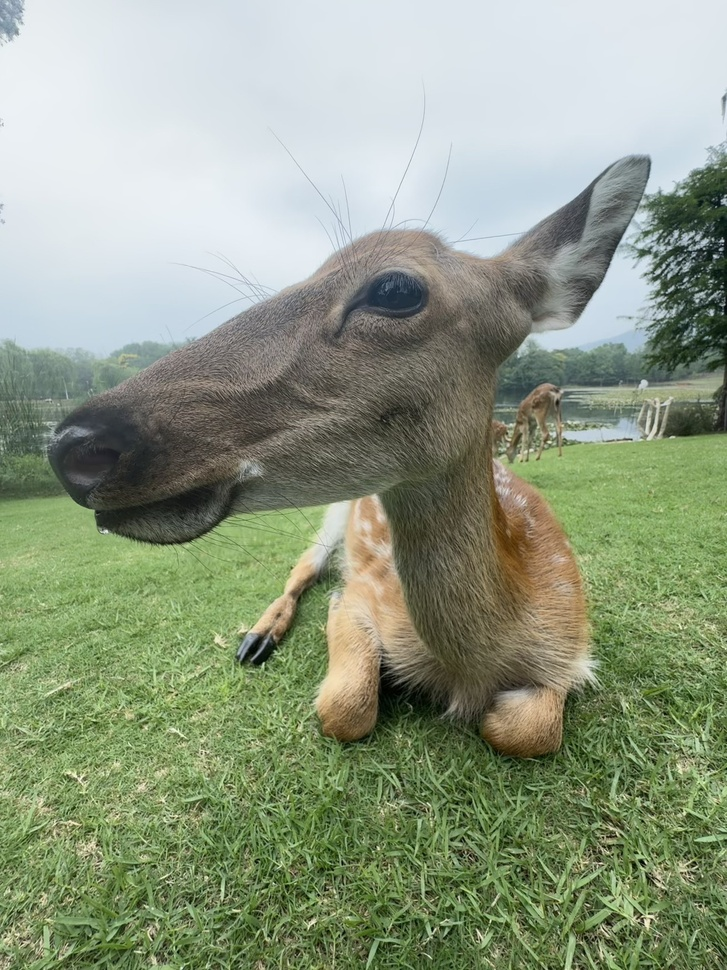
#> input picture test_images/H.jpg, 727 x 970 px, shrunk from 1308 x 1744 before the run
$ python test_watermark_fix.py
#> lines starting #> are read from the running program, lines starting #| are printed output that depends on the picture
#!/usr/bin/env python3
"""
测试修复后的水印处理器
"""

import sys
import os
from pathlib import Path
from PIL import Image, ImageDraw, ImageFont

# 添加项目根目录到路径
sys.path.insert(0, str(Path(__file__).parent))

def create_fixed_text_watermark(text: str, font_size: int = 36, color=(0, 0, 0, 128)):
    """
    修复版本的文本水印创建函数
    """
    print(f"🎨 创建水印: '{text}', 字体大小: {font_size}px")

    # 尝试加载系统字体
    font_paths = [
        "/System/Library/Fonts/Helvetica.ttc",  # macOS
        "/System/Library/Fonts/Arial.ttf",      # macOS
        "/usr/share/fonts/truetype/dejavu/DejaVuSans.ttf",  # Linux
        "C:/Windows/Fonts/arial.ttf"            # Windows
    ]

    font = None
    for font_path in font_paths:
        if os.path.exists(font_path):
            try:
                font = ImageFont.truetype(font_path, font_size)
                print(f"✅ 成功加载字体: {font_path}")
                break
            except Exception as e:
                print(f"❌ 字体加载失败 {font_path}: {e}")
                continue

    if not font:
        print("⚠️ 所有系统字体加载失败，使用默认字体")
        font = ImageFont.load_default()

    # 创建临时图像来测量文本尺寸
    temp_img = Image.new('RGBA', (1, 1))
    temp_draw = ImageDraw.Draw(temp_img)

    # 计算文本边界框
    bbox = temp_draw.textbbox((0, 0), text, font=font)
    text_width = bbox[2] - bbox[0]
    text_height = bbox[3] - bbox[1]

    print(f"📐 文本尺寸: {text_width} x {text_height}")

    # 创建水印图像
    padding = 10
    watermark_width = text_width + padding * 2
    watermark_height = text_height + padding * 2
    watermark = Image.new('RGBA', (watermark_width, watermark_height), (0, 0, 0, 0))
    draw = ImageDraw.Draw(watermark)

    # 绘制文本
    draw.text((padding, padding), text, font=font, fill=color)

    print(f"✅ 水印创建成功: {watermark.size}")
    return watermark

def test_fixed_watermark():
    """测试修复后的水印功能"""
    print("🚀 测试修复后的水印功能...")

    text = "2025-09-25"
    test_sizes = [16, 44, 72, 111, 200]

    for size in test_sizes:
        print(f"\n📏 测试字体大小: {size}px")

        try:
            watermark = create_fixed_text_watermark(text, size)

            if watermark:
                # 保存测试结果
                output_path = f"test_images/_watermark/fixed_test_{size}px.png"
                watermark.save(output_path)
                print(f"💾 保存到: {output_path}")
            else:
                print("❌ 水印创建失败")

        except Exception as e:
            print(f"❌ 测试失败: {e}")
            import traceback
            traceback.print_exc()
#> this loop made 5 passes
#> pass 1, in test_fixed_watermark, `watermark = create_fixed_text_watermark(text, size)`:
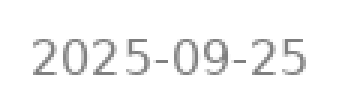
#> watermark: PIL image 113x32 RGBA (shown 3 times larger); mean R, G, B, A 0, 0, 0, 10.2; transparent parts drawn white
#> pass 2, in test_fixed_watermark, `watermark = create_fixed_text_watermark(text, size)`:
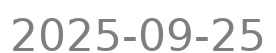
#> watermark: PIL image 276x53 RGBA; mean R, G, B, A 0, 0, 0, 19.8; transparent parts drawn white
#> after the loop:
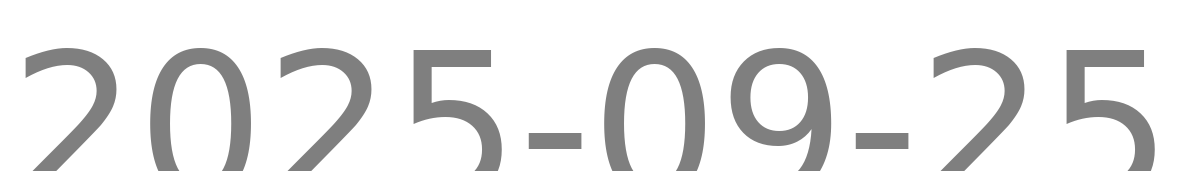
#> watermark: PIL image 1182x171 RGBA; mean R, G, B, A 0, 0, 0, 23.4; transparent parts drawn white

def test_with_real_image():
    """使用真实图片测试修复后的水印"""
    print("\n🖼️ 使用真实图片测试...")

    test_image_path = "test_images/H.jpg"
    if not os.path.exists(test_image_path):
        print("❌ 测试图片不存在")
        return

    try:
        # 加载图片
        image = Image.open(test_image_path)
#> image is the input picture: PIL image 727x970 RGB; mean R, G, B 143, 154.6, 130.9
        width, height = image.size
#> width = 727; height = 970
        min_dimension = min(width, height)
#> min_dimension = 727

        # 计算自动字体大小
        auto_font_size = max(8, min(1000, int(min_dimension / 18)))
#> auto_font_size = 40

        print(f"📷 图片尺寸: {width}x{height}")
#| 📷 图片尺寸: 727x970
        print(f"📏 自动字体大小: {auto_font_size}px")
#| 📏 自动字体大小: 40px

        # 创建水印
        watermark = create_fixed_text_watermark("2025-09-25", auto_font_size)
#| 🎨 创建水印: '2025-09-25', 字体大小: 40px
#| 📐 文本尺寸: 233 x 30
#> in create_fixed_text_watermark (call 6), `watermark = Image.new('RGBA', (watermark_width, watermark_height), (0,..`: watermark: PIL image 253x50 RGBA; every value is 0
#| ✅ 水印创建成功: (253, 50)
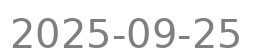
#> watermark: PIL image 253x50 RGBA; mean R, G, B, A 0, 0, 0, 19.2; transparent parts drawn white

        if not watermark:
            print("❌ 水印创建失败")
            return

        # 应用水印到图片
        # 计算水印位置（右下角）
        margin = 20
        wm_x = width - watermark.size[0] - margin
#> wm_x = 454
        wm_y = height - watermark.size[1] - margin
#> wm_y = 900

        # 创建结果图像
        result = image.copy()
        result.paste(watermark, (wm_x, wm_y), watermark)

        # 保存结果
        output_path = "test_images/_watermark/fixed_real_test.jpg"
        result.save(output_path, "JPEG", quality=95)

        print(f"✅ 真实图片测试成功")
        print(f"💾 保存到: {output_path}")
        print(f"📝 使用字体大小: {auto_font_size}px")
#| 📝 使用字体大小: 40px

    except Exception as e:
        print(f"❌ 真实图片测试失败: {e}")
        import traceback
        traceback.print_exc()

def main():
    """主测试函数"""
    print("🚀 开始测试修复后的水印功能...")
    print("=" * 60)

    test_fixed_watermark()
    test_with_real_image()

    print("\n" + "=" * 60)
    print("🎉 修复测试完成！")

if __name__ == "__main__":
    main()
